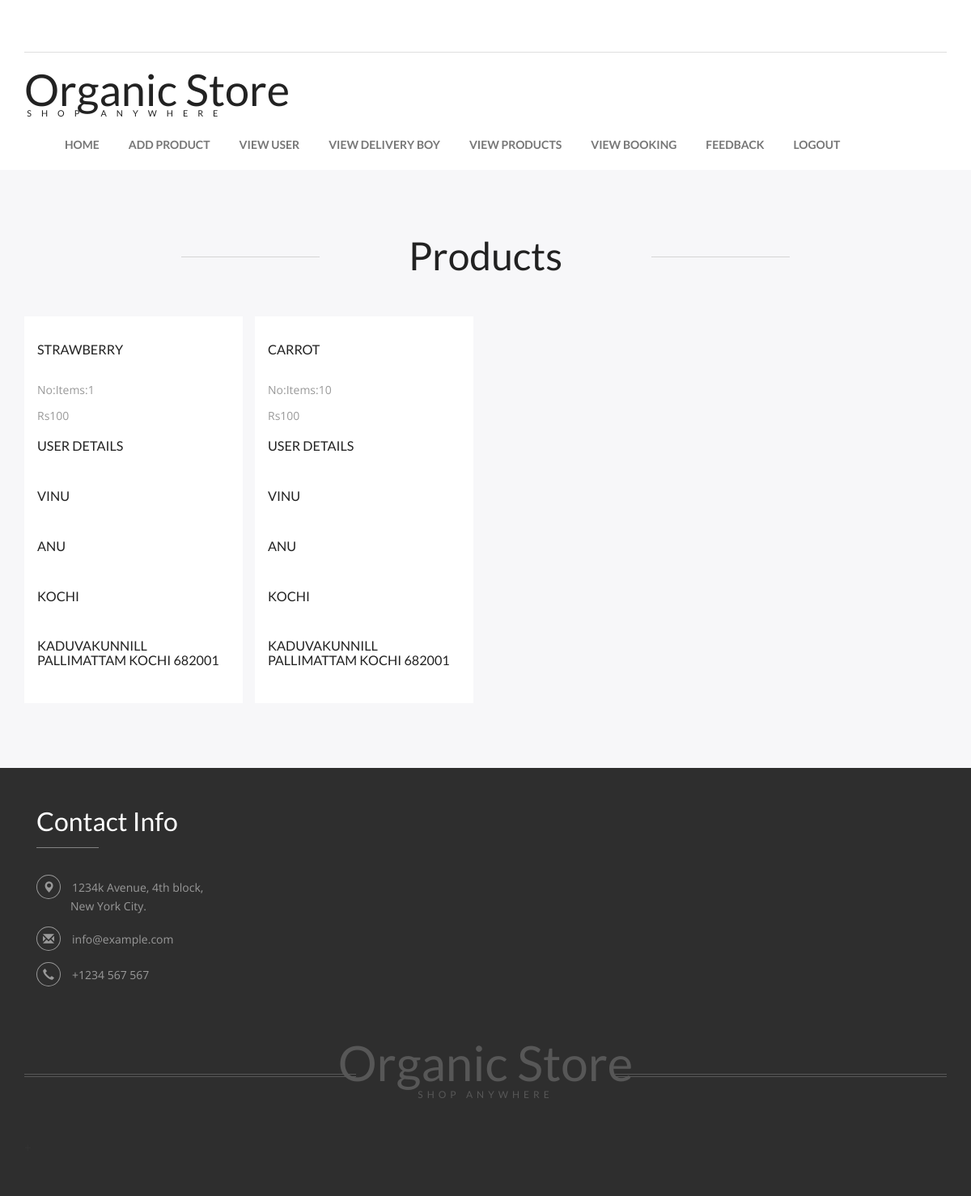
Screenshot of /admin_booked_pro/ (signed in) with the database file from the repository.
### app/models.py (models this page shows)
class Cart_table(models.Model):
    cart_id = models.AutoField(primary_key=True)
    cart_date=models.CharField(max_length=100)
    cart_name=models.CharField(max_length=100)
    cart_cat=models.CharField(max_length=100)
    cart_stock=models.CharField(max_length=100)
    cart_rate=models.CharField(max_length=100)
    userid=models.ForeignKey(Usertable,on_delete=models.CASCADE,blank=True,null=True)
    p_id=models.ForeignKey(Product_table,on_delete=models.CASCADE,blank=True,null=True)
    cart1=models.CharField(max_length=100,default="" )
    cart2=models.CharField(max_length=100,default="" )

class Product_table(models.Model):
    p_id = models.AutoField(primary_key=True)
    p_date=models.CharField(max_length=100)
    p_name=models.CharField(max_length=100)
    p_img=models.ImageField(max_length=100)
    p_cat=models.CharField(max_length=100)
    p_stock=models.CharField(max_length=100)
    p_rate=models.CharField(max_length=100)
    userid=models.ForeignKey(Usertable,on_delete=models.CASCADE,blank=True,null=True)
    pro1=models.CharField(max_length=100,default="" )
    pro2=models.CharField(max_length=100,default="" )

class Usertable(models.Model):
    userid = models.AutoField(primary_key=True)
    user_name=models.CharField(max_length=100)
    user_lname=models.CharField(max_length=100)
    user_phone=models.CharField(max_length=100)
    user_address=models.CharField(max_length=100)
    user_email=models.CharField(max_length=100)
    user_pass=models.CharField(max_length=100)
    user_loca=models.CharField(max_length=100)
    user1=models.CharField(max_length=100,default="" )
    user2=models.CharField(max_length=100,default="" )

### app/views.py (the view)
# urls.py: path('admin_booked_pro/', views.admin_booked_pro),
def admin_booked_pro(request):
    msg=""
    uid=request.session['uid']
    abc=Cart_table.objects.all()
    print(uid)
    print(uid)
    print(abc)
    if request.POST:
        abc=Cart_table.objects.filter(userid_id=uid).delete()
        msg="moved to trash"
    return render(request, 'admin/admin_booked_pro.html',{"abc":abc,"msg":msg})

### Templates/Admin/admin_booked_pro.html (shortened to what this page needs)
{% extends 'admin/admin_home.html' %}
	{% load static %}
	{% block content %}
    <div class="new-collections">
        <div class="container">
            <h3 class="animated wow zoomIn" data-wow-delay=".5s">Products</h3>
            <div class="new-collections-grids">
                {% for i in abc%}
                <div class="col-md-3 new-collections-grid ">
                    <div class="new-collections-grid1 animated wow slideInUp">
                        <h4><a href="">{{i.p_id.p_name}}</a></h4><br>
                        <p> No:Items:{{i.cart_stock}}</p>
                        <p>Rs{{i.cart_rate}}</p>
                        <h4><a href="">User details</a></h4><br>
                        <h4><a href="">{{i.userid.user_name}} </a></h4><br>
                        <h4><a href="">{{i.userid.user_lname}} </a></h4><br>
                        <h4><a href="">{{i.userid.user_loca}} </a></h4><br>
                        <h4><a href="">{{i.userid.user_address}} </a></h4><br>
            </div>
        </div>
                {% endfor %}
            </div>
            </div>
        </div>
	{% endblock %}

### Templates/Admin/admin_home.html (shortened to what this page needs)
{% load static %}
<!DOCTYPE html>
<html>
<head>
	<link href="{% static 'css/bootstrap.css' %}" rel="stylesheet" type="text/css" media="all" />
	<link href="{% static 'css/style.css' %}" rel="stylesheet" type="text/css" media="all" />
	<link rel="stylesheet" href="{% static 'css/jquery.countdown.css' %}" />
	<link href="{% static 'css/animate.min.css' %}" rel="stylesheet">
</head>
<body>
	<div class="header">
		<div class="container">
			<div class="header-grid">
			</div>
			<div class="logo-nav">
				<div class="logo-nav-left animated wow zoomIn" data-wow-delay=".5s">
					<h1><a href="index.html">Organic Store <span>Shop anywhere</span></a></h1>
				</div>
				<div class="logo-nav-left1">
					<nav class="navbar navbar-default">
						<div class="collapse navbar-collapse" id="bs-megadropdown-tabs">
							<ul class="nav navbar-nav">
								<li><a href="/admin_home">Home</a></li>
								<li><a href="/admin_add_product">Add Product</a></li>
								<li><a href="/admin_view_user">View User</a></li>
								<li><a href="/admin_view_dboy">View Delivery Boy</a></li>
								<li><a href="/admin_view_product">View Products</a></li>
								<li><a href="/admin_booked_pro">View Booking</a></li>
								<li><a href="/feedback">Feedback</a></li>
								<li><a href="/home">Logout</a></li>
							</ul>
						</div>
					</nav>
				</div>
			</div>
			<div class="clearfix"> </div>
		</div>
	</div>
	{% block content %}{% endblock %}
	<div class="footer">
		<div class="container">
			<div class="footer-grids">
				<div class="col-md-3 footer-grid animated wow slideInLeft" data-wow-delay=".6s">
					<h3>Contact Info</h3>
					<ul>
						<li><i class="glyphicon glyphicon-map-marker" aria-hidden="true"></i>1234k Avenue, 4th block,
							<span>New York City.</span></li>
						<li><i class="glyphicon glyphicon-envelope" aria-hidden="true"></i><a
								href="mailto:info@example.com">info@example.com</a></li>
						<li><i class="glyphicon glyphicon-earphone" aria-hidden="true"></i>+1234 567 567</li>
					</ul>
				</div>
				<div class="clearfix"> </div>
			</div>
			<div class="footer-logo animated wow slideInUp" data-wow-delay=".5s">
				<h2><a href="index.html">Organic Store <span>shop anywhere</span></a></h2>
			</div>
			<div class="copy-right animated wow slideInUp" data-wow-delay=".5s">
			</div>
		</div>
	</div>
</body>
</html>

### static/css/style.css (style rules this page uses)
html, body { font-size: 100%; background: #fff; font-family: 'Open Sans', sans-serif; }
p { margin:0; }
h1,h2,h3,h4,h5,h6 { font-family: 'Lato', sans-serif; margin:0; }
ul,label { margin:0; padding:0; }
.header-grid-left ul li a,.new-collections-grid1-image-pos a,.new-collections-grid1 h4 a,.login a,.register-home a,.checkout-right-basket a,.bootstrap-tab-text-grid-right ul li a,.occasion-cart a,input[type="submit"],.mail-grid-right1 ul li a,.categories ul li a,.new-products-grid-right-add-cart p a,.new-products-grid-right h4 a,.products-right-grid1-add-cart p a,.timer-grid-left h3 a,.new-collections-grid1-left p a,.copy-right p a,.footer-grid-sub-grid-right h4 a,input[type="submit"],.footer-grid ul li a { transition:.5s ease-in-out; -webkit-transition:.5s ease-in-out; -moz-transition:.5s ease-in-out; -o-transition:.5s ease-in-out; }
.header-grid { padding:2em 0; border-bottom:1px solid #DEDEDE; }
.logo-nav { padding:2em 0; }
.logo-nav-left { float:left; }
.logo-nav-left h1 a { font-size:1.5em; color:#222; text-decoration:none; }
.logo-nav-left h1 a span { display: block; font-size: .2em; line-height: 0; text-transform: uppercase; letter-spacing: 12px; color: #222222; padding-left: .3em; }
.logo-nav-left1 { float: left; margin-left: 2em; }
.logo-nav-left1 ul li a { font-size:.875em; color: #222; text-decoration: none; font-family: 'Lato', sans-serif; text-transform: uppercase; font-weight: 600; }
.navbar-default .navbar-collapse, .navbar-default .navbar-form { border: none; }
.navbar-default { background: none; border: none; }
.navbar-collapse { padding: 0; }
.navbar-nav > li > a { padding: 29px 18px 0; }
.banner-bottom,.new-collections,.checkout,.collections-bottom,.timer,.register,.products,.typo,.mail,.single,.login,.single-related-products { padding:5em 0; }
.new-collections h3,h3.title,.mail h3,.single-related-products h3,.login h3,.register h3 { text-align: center; color:#222; margin: 0; position: relative; font-size: 3em; }
.new-collections h3:before,.new-collections h3:after,h3.title:before,h3.title:after,.mail h3:before,.mail h3:after,.single-related-products h3:before,.single-related-products h3:after,.login h3:before,.login h3:after,.register h3:before,.register h3:after { position: absolute; top: 50%; width: 15%; height: 1px; background: #D5D5D5; content: ''; }
.new-collections h3:before,.single-related-products h3:before { left:17%; }
.new-collections h3:after,.single-related-products h3:after { right:17%; }
.new-collections-grid { padding-left:0; }
.new-collections-grids { margin: 3em 0 0; }
.new-collections-grid1 { padding: 1em; background: #fff; }
.new-collections-grid1 h4 a { font-size: .9em; color: #222; margin: 1em 0 .3em; text-transform: uppercase; display: block; text-decoration: none; }
.new-collections-grid1 p { font-size:14px; color:#999; line-height:1.8em; margin:0 0 .5em; }
.new-collections { background: #F7F7F9; }
.new-collections-grid1 { position: relative; }
.new-collections-grid1:before { content: ""; position: absolute; width: 0%; height:72%; left: 50%; top: 0; background:rgba(255, 255, 255, 0.5); transition: all 0.3s ease; z-index: 3; }
.footer { background:#2E2E2E; padding:3em 0; }
.footer-grid h3 { font-size:2em; color:#fff; margin:0 0 1em; position:relative; padding-bottom:.5em; }
.footer-grid h3:before { position: absolute; bottom: 0%; left: 0%; width:30%; height: 1px; background: #828282; content: ''; }
.footer-grid ul li { list-style-type:none; margin-bottom:1em; color:#999; font-size:14px; }
.footer-grid ul li i { color: #999; border: 1px solid #999; padding:.5em; border-radius: 100%; -webkit-border-radius: 100%; -moz-border-radius: 100%; -o-border-radius: 100%; -ms-border-radius: 100%; margin-right: 1em; }
.footer-grid ul li span { display:block; margin-left: 3em; }
.footer-grid ul li a { color:#999; text-decoration:none; }
.footer-logo { text-align:center; margin:3em 0; }
.footer-logo h2 a { font-size: 2em; color:#575757; text-decoration: none; position: relative; }
.footer-logo h2 { position:relative; }
.footer-logo h2 a span { display:block; font-size:.2em; letter-spacing:5px; text-transform:uppercase; }
.footer-logo h2:before,.footer-logo h2:after { content: ''; width: 36%; height: 4px; border-top: 1px solid #575757; border-bottom: 1px solid #575757; position: absolute; top: 60%; }
.footer-logo h2:before { left: 0%; }
.footer-logo h2:after { right: 0%; }
@media (max-width:1366px) { .logo-nav { padding: 1em 0 2em; } }

### rows the page displays
Cart_table: p_id.p_name "STRAWBERRY", cart_stock "1", cart_rate "100", userid.user_name "VINU", userid.user_lname "ANU", userid.user_loca "KOCHI", userid.user_address "KADUVAKUNNILL PALLIMATTAM KOCHI 682001"
Cart_table: p_id.p_name "CARROT", cart_stock "10", cart_rate "100", userid.user_name "VINU", userid.user_lname "ANU", userid.user_loca "KOCHI", userid.user_address "KADUVAKUNNILL PALLIMATTAM KOCHI 682001"
